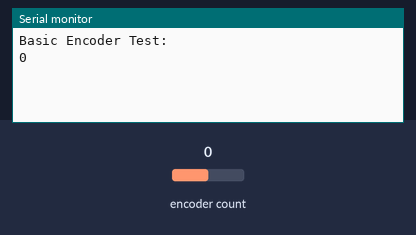
Bench run of a sketch on a simulated Arduino Nano, built with avr-gcc and run on an emulated ATmega328P. Parts: the last lines printed to the serial monitor. The inputs (shaded band) are chosen by the test bench; at power-on: encoder count 0.

Above: at 1.2 s.
1.3 s: encoder count set to 1
At 2.0 s:
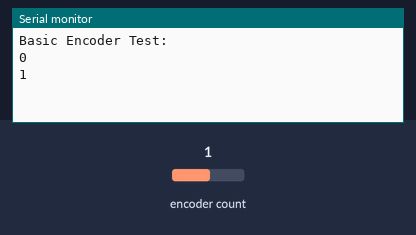
2.8 s: encoder count set to 2
At 3.1 s:
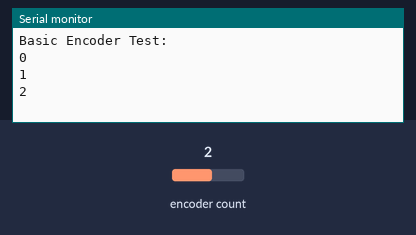

Measured:
- after the input at 1.3 s, the serial monitor: prints a new line at once (image 1)
- after the input at 2.8 s, the serial monitor: prints a new line at once (image 2)

The sketch:

rotary-encoder-ws2812-test.ino
```cpp
//Encoder Library
// http://www.pjrc.com/teensy/td_libs_Encoder.html
#include <Encoder.h>

//I'm using EC11 encoder with 20 phisical steps, each step generates 4
//steps in library position - why?
//(tested with ESP8266 and Arduino Nano with the same behaviour)


Encoder myEnc(12, 14); // D5, D6 on ESP
//Encoder myEnc(2, 3); // interupt pins on Arduino Nano

void setup() {
  Serial.begin(9600);
  Serial.println("Basic Encoder Test:");
}

long oldPosition  = -999;

void loop() {
  long newPosition = myEnc.read() / 4 % 60;
  if (newPosition < 0) {
    myEnc.write(60*4);
    newPosition = 0;
  }
  if (newPosition != oldPosition) {
    oldPosition = newPosition;
    Serial.println(newPosition);
  }
}
```
